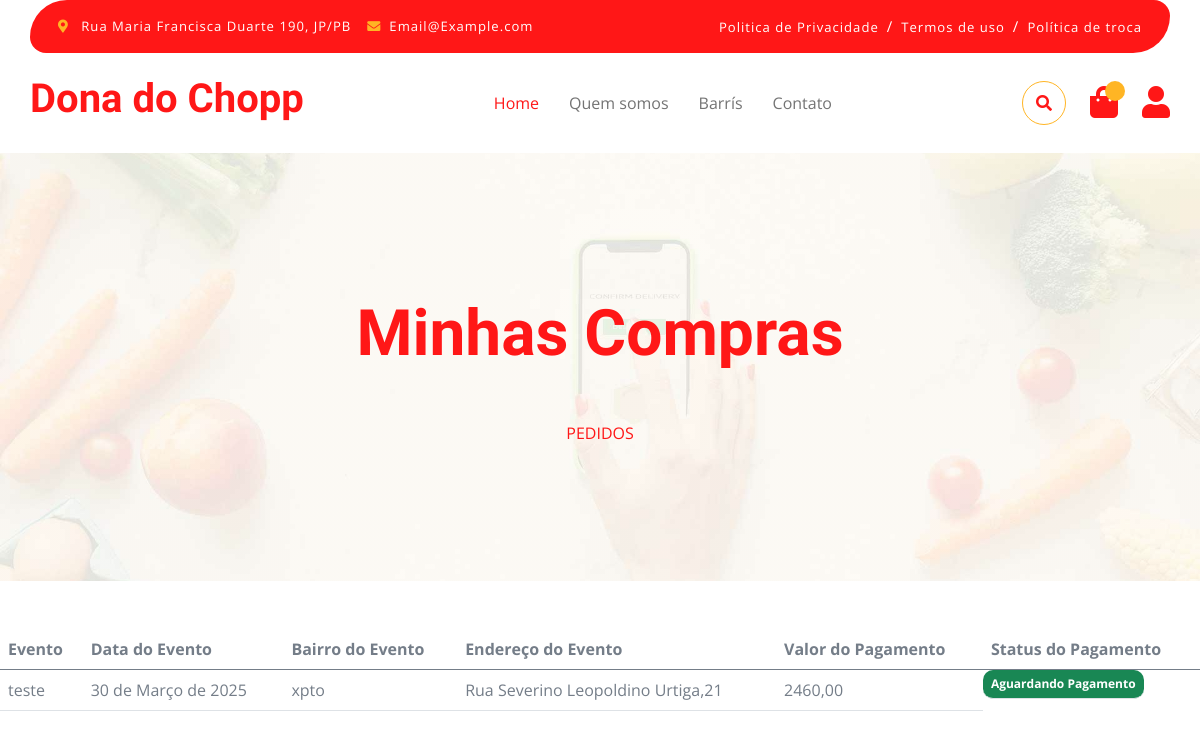
The app's page /minhas-compras/ (signed in) with its own data.
### authentication/models.py (models this page shows, shortened)
class Evento(models.Model):
    usuario = models.ForeignKey(Usuario, on_delete=models.CASCADE)
    cep = models.CharField(max_length=8, default=0)
    celular = models.CharField(max_length=11)
    bairro = models.CharField(max_length=100, default='None')
    endereco = models.CharField(max_length=100)
    data_evento = models.DateField(null=True)
    tipo_evento = models.CharField(max_length=50, null=True)
    status = models.CharField(max_length=50, null=True, blank=True, default=' ')
    hora_evento = models.TimeField(null=True)
    valor = models.DecimalField(max_digits=10, decimal_places=2, default=0)
    chopeiras = models.ManyToManyField(Chopeira)

### authentication/views.py (the view)
# urls.py: path('minhas-compras/', PedidosView.as_view(), name='minhas_compras'),
class PedidosView(TemplateView):
    template_name = 'sucesso.html'
    def get(self, request):
        usuario = request.user.username
        user = Usuario.objects.get(username=usuario)
        eventos = Evento.objects.filter(usuario=user).order_by('-id')
        print(f'-------------{usuario}---------')
        print(f'-------------{len(eventos)}---------')
        context = {'pagamentos':eventos}
        return render(request, self.template_name, context)

### templates/sucesso.html (shortened to what this page needs)
{% extends "base.html" %}
{% block 'content'%}
{% include 'parciais/nav_bar.html'%}
<div class="container-xxl py-5 bg-dark hero-header mb-5">
    <div class="container text-center my-5 pt-5 pb-4">
        <h1 class="mb-5 display-3 text-primary">Minhas Compras</h1>
        <nav aria-label="breadcrumb">
            <ol class="breadcrumb justify-content-center text-uppercase">
                <li class="breadcrumb-item"><a href="#">Pedidos</a></li>
            </ol>
        </nav>
    </div>
</div>
{% if pagamentos %}
    <table class="table d-none d-md-table">
        <thead>
            <tr>
                <th scope="col">Evento</th>
                <th scope="col">Data do Evento</th>
                <th scope="col">Bairro do Evento</th>
                <th scope="col">Endereço do Evento</th>
                <th scope="col">Valor do Pagamento</th>
                <th scope="col">Status do Pagamento</th>
            </tr>
        </thead>
        <tbody>
            {% for pag in pagamentos %}
            <tr>
                <td>{{ pag.tipo_evento }}</td>
                <td>{{ pag.data_evento }}</td>
                <td>{{ pag.bairro }}</td>
                <td>{{ pag.endereco }}</td>
                <td>{{ pag.valor }}</td>
                <td class="badge bg-success">{{ pag.status }}</td>
            </tr>
            {% endfor %}
        </tbody>
    </table>
{% else %}
    <p>Você ainda não fez nenhuma compra.</p>
{% endif %}
{% endblock %}

### static/css/style.css (style rules this page uses)
.hero-header { background: linear-gradient(rgba(248, 223, 173, 0.1), rgba(248, 223, 173, 0.1)), url(../img/hero-img.jpg); background-position: center center; background-repeat: no-repeat; background-size: cover; }
@media (min-width: 992px) { .hero-header, .page-header { margin-top: 152px !important; } }

### templates/sucesso.html (style rules this page uses)
@media (min-width: 768px) { .table { display: table; } }

### records on screen
Evento: tipo_evento "teste", data_evento "30 de Março de 2025", bairro "xpto", endereco "Rua Severino Leopoldino Urtiga,21", valor "2460,00", status "Aguardando Pagamento"
